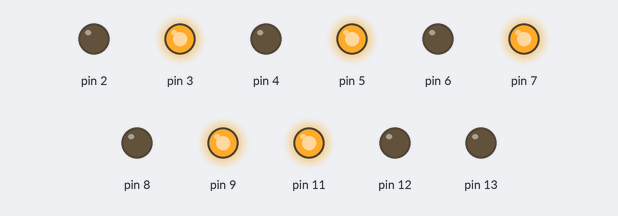
Bench run of a sketch on a simulated Arduino Uno, built with avr-gcc and run on an emulated ATmega328P. On the bench: output pins drawn as LEDs (lit = HIGH).

Above: at 0.58 s.
At 1.31 s:
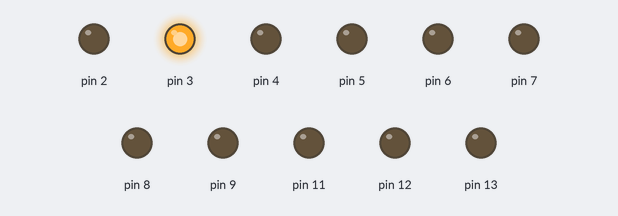
At 2.11 s:
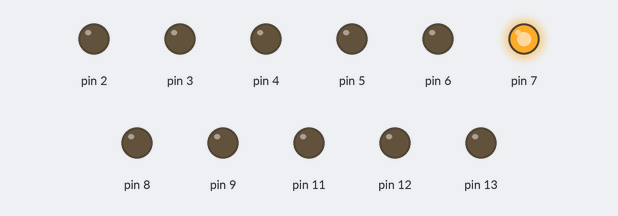
At 3.81 s:
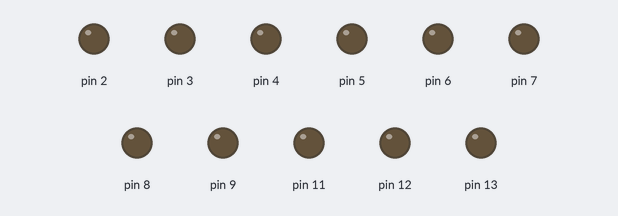
At 5.31 s:
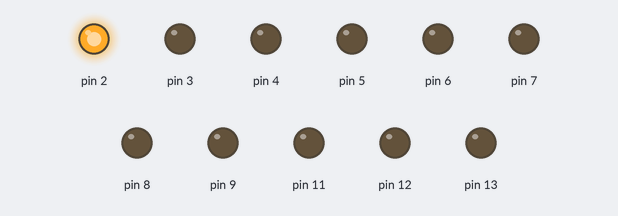
At 6.97 s:
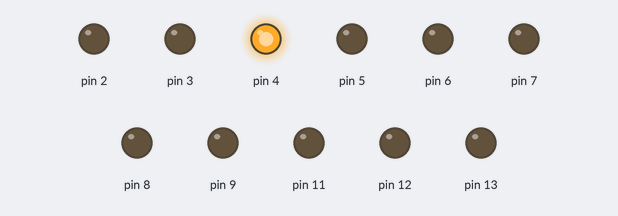
Timing chart, 0 to 7.3 s (numbered marks = the images above):
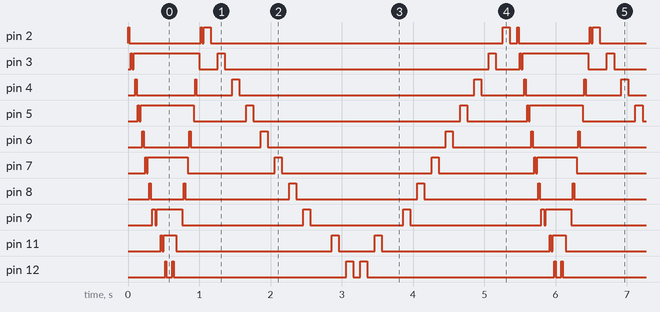

Measured:
- by itself, pin 2: repeats every 5.5 s: LOW 1.0 s, HIGH 0.02 s, LOW 0.02 s, HIGH 0.10 s, LOW 4.1 s, HIGH 0.10 s, LOW 0.10 s, HIGH 0.02 s
- by itself, pin 3: repeats every 5.5 s: LOW 0.02 s, HIGH 0.92 s, LOW 0.26 s, HIGH 0.10 s, LOW 3.7 s, HIGH 0.10 s, LOW 0.34 s, HIGH 0.02 s
- by itself, pin 4: repeats every 5.5 s: LOW 0.82 s, HIGH 0.02 s, LOW 0.50 s, HIGH 0.10 s, LOW 3.3 s, HIGH 0.10 s, LOW 0.60 s, HIGH 0.02 s
- by itself, pin 5: repeats every 5.5 s: LOW 0.02 s, HIGH 0.74 s, LOW 0.74 s, HIGH 0.10 s, LOW 2.9 s, HIGH 0.10 s, LOW 0.84 s, HIGH 0.02 s
- by itself, pin 6: repeats every 5.5 s: LOW 0.64 s, HIGH 0.02 s, LOW 0.98 s, HIGH 0.10 s, LOW 2.5 s, HIGH 0.10 s, LOW 1.1 s, HIGH 0.02 s
- by itself, pin 7: repeats every 5.5 s: LOW 0.02 s, HIGH 0.56 s, LOW 1.2 s, HIGH 0.10 s, LOW 2.1 s, HIGH 0.10 s, LOW 1.3 s, HIGH 0.02 s
- by itself, pin 8: repeats every 5.5 s: LOW 0.46 s, HIGH 0.02 s, LOW 1.5 s, HIGH 0.10 s, LOW 1.7 s, HIGH 0.10 s, LOW 1.6 s, HIGH 0.02 s
- by itself, pin 9: repeats every 5.5 s: LOW 0.02 s, HIGH 0.36 s, LOW 1.7 s, HIGH 0.10 s, LOW 1.3 s, HIGH 0.10 s, LOW 1.8 s, HIGH 0.04 s

The sketch:

PROJECT.ino
```cpp
void setup() {
  // put your setup code here, to run once:
pinMode(2,OUTPUT);
pinMode(3,OUTPUT);
pinMode(4,OUTPUT);
pinMode(5,OUTPUT);
pinMode(6,OUTPUT);
pinMode(7,OUTPUT);
pinMode(8,OUTPUT);
pinMode(9,OUTPUT);
pinMode(13,OUTPUT);
pinMode(11,OUTPUT);
pinMode(12,OUTPUT);
}

void loop() {
  // put your main code here, to run repeatedly:
digitalWrite(2,HIGH);
delay(20);
digitalWrite(2,LOW);
delay(20);
digitalWrite(3,HIGH);
delay(20);
digitalWrite(3,LOW);
delay(20);
digitalWrite(3,HIGH);
delay(20);
digitalWrite(4,HIGH);
delay(20);
digitalWrite(4,LOW);
delay(20);
digitalWrite(5,HIGH);
delay(20);
digitalWrite(5,LOW);
delay(20);
digitalWrite(5,HIGH);
delay(20);
digitalWrite(6,HIGH);
delay(20);
digitalWrite(6,LOW);
delay(20);
digitalWrite(7,HIGH);
delay(20);
digitalWrite(7,LOW);
delay(20);
digitalWrite(7,HIGH);
delay(20);
digitalWrite(8,HIGH);
delay(20);
digitalWrite(8,LOW);
delay(20);
digitalWrite(9,HIGH);
delay(20);
digitalWrite(9,HIGH);
delay(20);
digitalWrite(9,LOW);
delay(20);
digitalWrite(9,HIGH);
delay(20);
digitalWrite(13,HIGH);
delay(20);
digitalWrite(13,LOW);
delay(20);
digitalWrite(11,HIGH);
delay(20);
digitalWrite(11,LOW);
delay(20);
digitalWrite(11,HIGH);
delay(20);
digitalWrite(12,HIGH);
delay(20);
digitalWrite(12,LOW);
delay(80);

digitalWrite(12,HIGH);
delay(20);
digitalWrite(12,LOW);
delay(20);


digitalWrite(11,HIGH);
delay(20);
digitalWrite(11,LOW);
delay(20);
digitalWrite(13,HIGH);
delay(20);
digitalWrite(13,LOW);
delay(20);
digitalWrite(9,HIGH);
delay(20);
digitalWrite(9,LOW);
delay(20);
digitalWrite(8,HIGH);
delay(20);
digitalWrite(8,LOW);
delay(20);


digitalWrite(7,HIGH);
delay(20);
digitalWrite(7,LOW);
delay(20);
digitalWrite(6,HIGH);
delay(20);
digitalWrite(6,LOW);
delay(20);
digitalWrite(5,HIGH);
delay(20);
digitalWrite(5,LOW);
delay(20);
digitalWrite(4,HIGH);
delay(20);
digitalWrite(4,LOW);
delay(20);
digitalWrite(3,HIGH);
delay(20);
digitalWrite(3,LOW);
delay(20);
digitalWrite(2,HIGH);
delay(20);
digitalWrite(2,LOW);
delay(20);


digitalWrite(2,HIGH);
delay(100);
digitalWrite(2,LOW);
delay(100);
digitalWrite(3,HIGH);
delay(100);
digitalWrite(3,LOW);
delay(100);
digitalWrite(4,HIGH);
delay(100);
digitalWrite(4,LOW);
delay(100);
digitalWrite(5,HIGH);
delay(100);
digitalWrite(5,LOW);
delay(100);
digitalWrite(6,HIGH);
delay(100);
digitalWrite(6,LOW);
delay(100);
digitalWrite(7,HIGH);
delay(100);
digitalWrite(7,LOW);
delay(100);
digitalWrite(8,HIGH);
delay(100);
digitalWrite(8,LOW);
delay(100);
digitalWrite(9,HIGH);
delay(100);
digitalWrite(9,LOW);
delay(100);
digitalWrite(13,HIGH);
delay(100);
digitalWrite(13,LOW);
delay(100);
digitalWrite(11,HIGH);
delay(100);
digitalWrite(11,LOW);
delay(100);
digitalWrite(12,HIGH);
delay(100);
digitalWrite(12,LOW);
delay(100);

digitalWrite(12,HIGH);
delay(100);
digitalWrite(12,LOW);
delay(100);
digitalWrite(11,HIGH);
delay(100);
digitalWrite(11,LOW);
delay(100);
digitalWrite(13,HIGH);
delay(100);
digitalWrite(13,LOW);
delay(100);
digitalWrite(9,HIGH);
delay(100);
digitalWrite(9,LOW);
delay(100);
digitalWrite(8,HIGH);
delay(100);
digitalWrite(8,LOW);
delay(100);
digitalWrite(7,HIGH);
delay(100);
digitalWrite(7,LOW);
delay(100);
digitalWrite(6,HIGH);
delay(100);
digitalWrite(6,LOW);
delay(100);
digitalWrite(5,HIGH);
delay(100);
digitalWrite(5,LOW);
delay(100);
digitalWrite(4,HIGH);
delay(100);
digitalWrite(4,LOW);
delay(100);
digitalWrite(3,HIGH);
delay(100);
digitalWrite(3,LOW);
delay(100);
digitalWrite(2,HIGH);
delay(100);
digitalWrite(2,LOW);
delay(100);}
```
